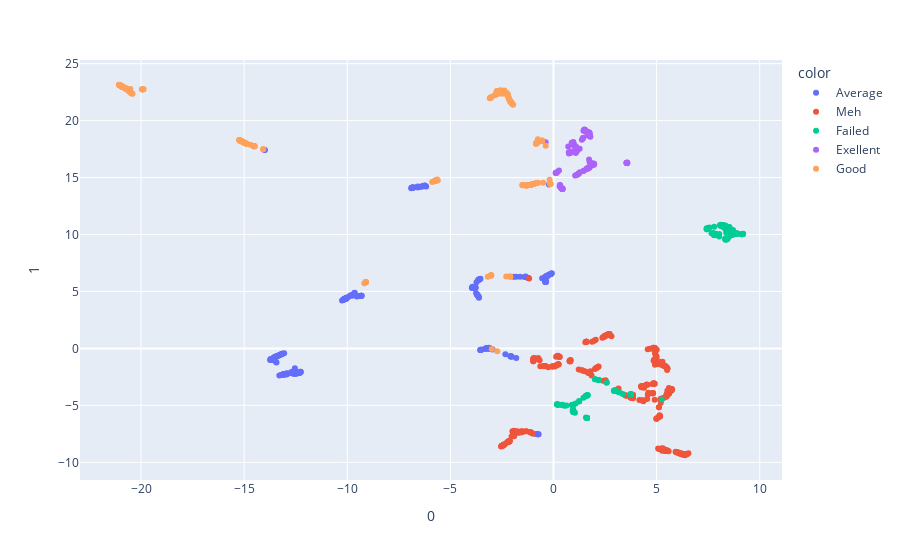

Notebook code for this chart:
### Code cell
# scatter pro_2d
px.scatter(pro_2d, x=0, y=1, color=df_labels)

### Figure 1 — Plotly figure (JSON) as saved in the notebook; plotly's stock layout.template omitted (floating-point values rounded to 4 significant figures; data arrays with more than 128 entries replaced by an {"elided": "..."} marker saying what was removed)
{"data": [{"hovertemplate": "color=Average<br>0=%{x}<br>1=%{y}<extra></extra>", "legendgroup": "Average", "marker": {"color": "#636efa", "symbol": "circle"}, "mode": "markers", "name": "Average", "orientation": "v", "showlegend": true, "type": "scatter", "x": {"elided": "231 float values"}, "xaxis": "x", "y": {"elided": "231 float values"}, "yaxis": "y"}, {"hovertemplate": "color=Meh<br>0=%{x}<br>1=%{y}<extra></extra>", "legendgroup": "Meh", "marker": {"color": "#EF553B", "symbol": "circle"}, "mode": "markers", "name": "Meh", "orientation": "v", "showlegend": true, "type": "scatter", "x": {"elided": "325 float values"}, "xaxis": "x", "y": {"elided": "325 float values"}, "yaxis": "y"}, {"hovertemplate": "color=Failed<br>0=%{x}<br>1=%{y}<extra></extra>", "legendgroup": "Failed", "marker": {"color": "#00cc96", "symbol": "circle"}, "mode": "markers", "name": "Failed", "orientation": "v", "showlegend": true, "type": "scatter", "x": {"elided": "134 float values"}, "xaxis": "x", "y": {"elided": "134 float values"}, "yaxis": "y"}, {"hovertemplate": "color=Exellent<br>0=%{x}<br>1=%{y}<extra></extra>", "legendgroup": "Exellent", "marker": {"color": "#ab63fa", "symbol": "circle"}, "mode": "markers", "name": "Exellent", "orientation": "v", "showlegend": true, "type": "scatter", "x": [1.124, 1.175, 1.134, 1.167, 0.1217, 1.645, 0.4382, 1.784, 0.3095, 0.3248, 1.938, 0.2997, 0.3986, 1.655, 1.91, 1.376, 0.715, 3.578, 3.544, 1.134, 1.745, 1.975, 1.115, 1.127, 1.721, 0.444, 1.269, 1.278, 1.747, 1.732, 1.746, 1.725, 0.4151, 1.127, 1.426, 0.1683, 0.1542, 1.738, 0.8856, 1.743, 0.9313, 1.49, 1.852, 0.4027, 1.916, 1.5, 1.652, 1.688, 0.1099, 1.678, 1.782, 1.689, 1.743, 1.125, 0.1113, 0.3937, 1.857, 3.546, 0.9016, 1.118, 3.577, 1.541, 1.453, 1.212, 0.4239, 1.437, 1.838, 0.3805, 1.237, 1.643, 1.611, 1.718, 1.698, 0.7478, 1.967, 0.4413, 0.3751, 1.658, 1.05, 0.7424, 1.631, 1.071, 1.085, 1.704, 1.534, -0.381, 1.904, 1.578, 0.817, 1.451, 1.485, 0.8818, 1.755, 1.555, 0.8317, 0.2668, 0.9154, 1.689, 1.641, 1.099, 1.802, 1.082, 1.08, 1.056, 1.009, 1.078, 3.552, 3.567, 0.9628, 3.54, 0.9354, 0.9038, 0.4286], "xaxis": "x", "y": [17.35, 15.28, 17.54, 15.27, 15.42, 15.78, 14.0, 18.58, 14.35, 14.33, 16.16, 14.2, 14.04, 18.99, 16.14, 18.31, 17.72, 16.26, 16.29, 17.31, 18.79, 16.21, 17.41, 17.57, 15.89, 14.0, 17.53, 15.46, 15.89, 15.87, 18.86, 16.58, 14.02, 17.58, 18.43, 15.46, 15.43, 18.91, 17.27, 18.95, 17.99, 19.2, 16.08, 14.05, 16.13, 19.21, 19.01, 18.9, 15.4, 15.82, 18.62, 18.89, 18.8, 17.57, 15.39, 14.05, 16.05, 16.29, 18.01, 15.23, 16.32, 19.18, 19.1, 15.32, 14.02, 18.48, 16.06, 14.04, 15.35, 15.8, 15.8, 15.85, 15.84, 17.12, 16.13, 14.01, 14.1, 15.79, 15.18, 17.23, 15.77, 17.46, 17.42, 18.91, 19.12, 18.11, 16.26, 19.03, 17.15, 15.58, 15.63, 18.06, 16.35, 19.12, 17.26, 15.62, 17.89, 18.7, 18.71, 17.69, 16.24, 17.15, 17.65, 17.66, 17.88, 17.63, 16.28, 16.27, 18.11, 16.29, 18.02, 18.0, 14.02], "yaxis": "y"}, {"hovertemplate": "color=Good<br>0=%{x}<br>1=%{y}<extra></extra>", "legendgroup": "Good", "marker": {"color": "#FFA15A", "symbol": "circle"}, "mode": "markers", "name": "Good", "orientation": "v", "showlegend": true, "type": "scatter", "x": {"elided": "195 float values"}, "xaxis": "x", "y": {"elided": "195 float values"}, "yaxis": "y"}], "layout": {"legend": {"title": {"text": "color"}, "tracegroupgap": 0}, "margin": {"t": 60}, "xaxis": {"anchor": "y", "domain": [0, 1], "title": {"text": "0"}}, "yaxis": {"anchor": "x", "domain": [0, 1], "title": {"text": "1"}}}}
